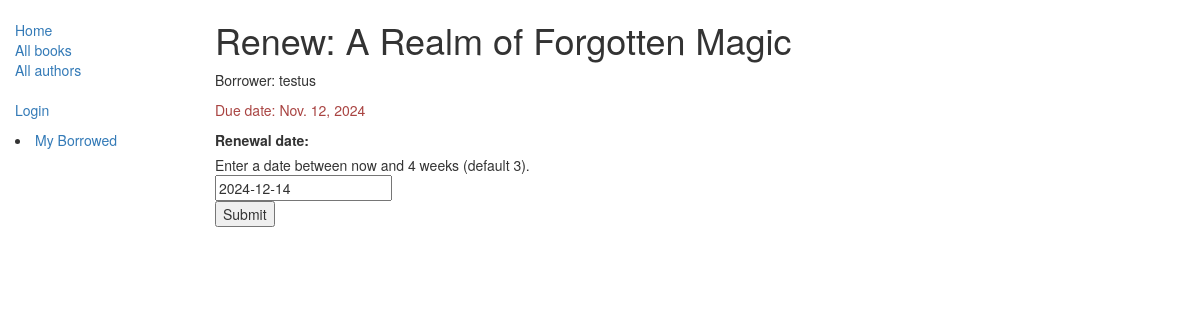
The page /catalog/book/e72c2fc5ef1c4ecfab68905ea202c285/renew/ on the database its author committed.
### catalog/models.py (models this page shows, shortened)
class BookInstance(models.Model):
    id = models.UUIDField(primary_key=True, default=uuid.uuid4,
                          help_text="Unique ID for this particular book across whole library")
    book = models.ForeignKey('Book', on_delete=models.SET_NULL, null=True)
    imprint = models.CharField(max_length=200)
    due_back = models.DateField(null=True, blank=True)
    borrower = models.ForeignKey(User, on_delete=models.SET_NULL, null=True, blank=True)
    LOAN_STATUS = (
        ('m', 'Maintenance'),
        ('o', 'On loan'),
        ('a', 'Available'),
        ('r', 'Reserved'),
    )
    status = models.CharField(max_length=1, choices=LOAN_STATUS, blank=True, default='m', help_text='Book availability')
    class Meta:
        ordering = ["due_back"]
        permissions = (("can_mark_returned", "set book as returned"),)
    @property
    def is_overdue(self):
        if self.due_back and date.today() > self.due_back:
            return True
        return False

class Book(models.Model):
    title = models.CharField(max_length=200)
    author = models.ForeignKey('Author', on_delete=models.SET_NULL, null=True)
    summary = models.TextField(max_length=1000, help_text="Enter a brief description of the book")
    isbn = models.CharField('ISBN', max_length=13,
                            help_text='13 Character <a href="https://www.isbn-international.org/content/what-isbn">ISBN number</a>')
    genre = models.ManyToManyField(Genre, help_text="Select a genre for this book")
    language = models.ForeignKey('Language', on_delete=models.SET_NULL, null=True)
    def display_genre(self):
        return ', '.join([genre.name for genre in self.genre.all()[:3]])
    display_genre.short_description = 'Genre'

### catalog/views.py (the view)
# urls.py: re_path(r'^book/(?P<pk>[-\w]+)/renew/$', views.renew_book_librarian, name='renew-book-librarian'),
def renew_book_librarian(request, pk):
    book_inst = get_object_or_404(BookInstance, pk=pk)
    if request.method == 'POST':
        form = RenewBookForm(request.POST)
        if form.is_valid():
            book_inst.due_back = form.cleaned_data['renewal_date']
            book_inst.save()
            return HttpResponseRedirect(reverse('all-borrowed') )
    else:
        proposed_renewal_date = datetime.date.today() + datetime.timedelta(weeks=3)
        form = RenewBookForm(initial={'renewal_date': proposed_renewal_date,})
    return render(request, 'catalog/book_renew_librarian.html', {'form': form, 'bookinst':book_inst})

### catalog/forms.py (shortened to what this page needs)
class RenewBookForm(forms.Form):
    renewal_date = forms.DateField(help_text="Enter a date between now and 4 weeks (default 3).")

### catalog/templates/catalog/book_renew_librarian.html (shortened to what this page needs)
{% extends "base_generic.html" %}
{% block content %}
    <h1>Renew: {{ bookinst.book.title }}</h1>
    <p>Borrower: {{ bookinst.borrower }}</p>
    <p{% if bookinst.is_overdue %} class="text-danger"{% endif %}>Due date: {{ bookinst.due_back }}</p>
    <form action="" method="post">
        <table>
            {{ form }}
        </table>
        <input type="submit" value="Submit"/>
    </form>
{% endblock %}

### rows shown on the page
BookInstance: book "A Realm of Forgotten Magic", borrower "testus", due_back "Nov. 12, 2024"
